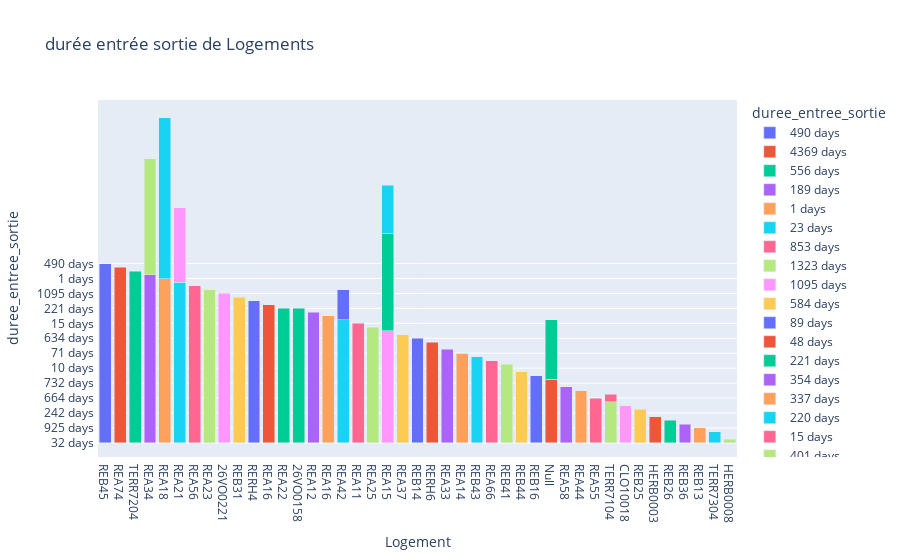

Source (notebook cell):
### Code cell
import pandas as pd
import plotly.express as px
input_file = "durée_entrée_sortie.csv"
df = pd.read_csv(input_file)
#display(df)


fig = px.bar(df,
             x='Logement',
             y='duree_entree_sortie',
             title='durée entrée sortie de Logements',
             color='duree_entree_sortie',
             barmode='stack')

fig.show()

### Figure 1 — Plotly figure (JSON) as saved in the notebook; plotly's stock layout.template omitted (floating-point values rounded to 4 significant figures)
{"data": [{"alignmentgroup": "True", "hovertemplate": "duree_entree_sortie=%{y}<br>Logement=%{x}<extra></extra>", "legendgroup": "490 days ", "marker": {"color": "#636efa"}, "name": "490 days ", "offsetgroup": "490 days ", "orientation": "v", "showlegend": true, "textposition": "auto", "type": "bar", "x": ["REB45     "], "xaxis": "x", "y": ["490 days "], "yaxis": "y"}, {"alignmentgroup": "True", "hovertemplate": "duree_entree_sortie=%{y}<br>Logement=%{x}<extra></extra>", "legendgroup": "4369 days", "marker": {"color": "#EF553B"}, "name": "4369 days", "offsetgroup": "4369 days", "orientation": "v", "showlegend": true, "textposition": "auto", "type": "bar", "x": ["REA74     "], "xaxis": "x", "y": ["4369 days"], "yaxis": "y"}, {"alignmentgroup": "True", "hovertemplate": "duree_entree_sortie=%{y}<br>Logement=%{x}<extra></extra>", "legendgroup": "556 days ", "marker": {"color": "#00cc96"}, "name": "556 days ", "offsetgroup": "556 days ", "orientation": "v", "showlegend": true, "textposition": "auto", "type": "bar", "x": ["TERR7204"], "xaxis": "x", "y": ["556 days "], "yaxis": "y"}, {"alignmentgroup": "True", "hovertemplate": "duree_entree_sortie=%{y}<br>Logement=%{x}<extra></extra>", "legendgroup": "189 days ", "marker": {"color": "#ab63fa"}, "name": "189 days ", "offsetgroup": "189 days ", "orientation": "v", "showlegend": true, "textposition": "auto", "type": "bar", "x": ["REA34     "], "xaxis": "x", "y": ["189 days "], "yaxis": "y"}, {"alignmentgroup": "True", "hovertemplate": "duree_entree_sortie=%{y}<br>Logement=%{x}<extra></extra>", "legendgroup": "1 days ", "marker": {"color": "#FFA15A"}, "name": "1 days ", "offsetgroup": "1 days ", "orientation": "v", "showlegend": true, "textposition": "auto", "type": "bar", "x": ["REA18     "], "xaxis": "x", "y": ["1 days "], "yaxis": "y"}, {"alignmentgroup": "True", "hovertemplate": "duree_entree_sortie=%{y}<br>Logement=%{x}<extra></extra>", "legendgroup": "23 days ", "marker": {"color": "#19d3f3"}, "name": "23 days ", "offsetgroup": "23 days ", "orientation": "v", "showlegend": true, "textposition": "auto", "type": "bar", "x": ["REA18     ", "REA21     "], "xaxis": "x", "y": ["23 days ", "23 days "], "yaxis": "y"}, {"alignmentgroup": "True", "hovertemplate": "duree_entree_sortie=%{y}<br>Logement=%{x}<extra></extra>", "legendgroup": "853 days ", "marker": {"color": "#FF6692"}, "name": "853 days ", "offsetgroup": "853 days ", "orientation": "v", "showlegend": true, "textposition": "auto", "type": "bar", "x": ["REA56     "], "xaxis": "x", "y": ["853 days "], "yaxis": "y"}, {"alignmentgroup": "True", "hovertemplate": "duree_entree_sortie=%{y}<br>Logement=%{x}<extra></extra>", "legendgroup": "1323 days ", "marker": {"color": "#B6E880"}, "name": "1323 days ", "offsetgroup": "1323 days ", "orientation": "v", "showlegend": true, "textposition": "auto", "type": "bar", "x": ["REA23     "], "xaxis": "x", "y": ["1323 days "], "yaxis": "y"}, {"alignmentgroup": "True", "hovertemplate": "duree_entree_sortie=%{y}<br>Logement=%{x}<extra></extra>", "legendgroup": "1095 days ", "marker": {"color": "#FF97FF"}, "name": "1095 days ", "offsetgroup": "1095 days ", "orientation": "v", "showlegend": true, "textposition": "auto", "type": "bar", "x": ["26VO0221"], "xaxis": "x", "y": ["1095 days "], "yaxis": "y"}, {"alignmentgroup": "True", "hovertemplate": "duree_entree_sortie=%{y}<br>Logement=%{x}<extra></extra>", "legendgroup": "584 days ", "marker": {"color": "#FECB52"}, "name": "584 days ", "offsetgroup": "584 days ", "orientation": "v", "showlegend": true, "textposition": "auto", "type": "bar", "x": ["REB31     "], "xaxis": "x", "y": ["584 days "], "yaxis": "y"}, {"alignmentgroup": "True", "hovertemplate": "duree_entree_sortie=%{y}<br>Logement=%{x}<extra></extra>", "legendgroup": "89 days ", "marker": {"color": "#636efa"}, "name": "89 days ", "offsetgroup": "89 days ", "orientation": "v", "showlegend": true, "textposition": "auto", "type": "bar", "x": ["RERH4     "], "xaxis": "x", "y": ["89 days "], "yaxis": "y"}, {"alignmentgroup": "True", "hovertemplate": "duree_entree_sortie=%{y}<br>Logement=%{x}<extra></extra>", "legendgroup": "48 days ", "marker": {"color": "#EF553B"}, "name": "48 days ", "offsetgroup": "48 days ", "orientation": "v", "showlegend": true, "textposition": "auto", "type": "bar", "x": ["REA16     "], "xaxis": "x", "y": ["48 days "], "yaxis": "y"}, {"alignmentgroup": "True", "hovertemplate": "duree_entree_sortie=%{y}<br>Logement=%{x}<extra></extra>", "legendgroup": "221 days ", "marker": {"color": "#00cc96"}, "name": "221 days ", "offsetgroup": "221 days ", "orientation": "v", "showlegend": true, "textposition": "auto", "type": "bar", "x": ["REA22", "26VO0158"], "xaxis": "x", "y": ["221 days ", "221 days "], "yaxis": "y"}, {"alignmentgroup": "True", "hovertemplate": "duree_entree_sortie=%{y}<br>Logement=%{x}<extra></extra>", "legendgroup": "354 days ", "marker": {"color": "#ab63fa"}, "name": "354 days ", "offsetgroup": "354 days ", "orientation": "v", "showlegend": true, "textposition": "auto", "type": "bar", "x": ["REA12     "], "xaxis": "x", "y": ["354 days "], "yaxis": "y"}, {"alignmentgroup": "True", "hovertemplate": "duree_entree_sortie=%{y}<br>Logement=%{x}<extra></extra>", "legendgroup": "337 days ", "marker": {"color": "#FFA15A"}, "name": "337 days ", "offsetgroup": "337 days ", "orientation": "v", "showlegend": true, "textposition": "auto", "type": "bar", "x": ["REA16"], "xaxis": "x", "y": ["337 days "], "yaxis": "y"}, {"alignmentgroup": "True", "hovertemplate": "duree_entree_sortie=%{y}<br>Logement=%{x}<extra></extra>", "legendgroup": "220 days ", "marker": {"color": "#19d3f3"}, "name": "220 days ", "offsetgroup": "220 days ", "orientation": "v", "showlegend": true, "textposition": "auto", "type": "bar", "x": ["REA42"], "xaxis": "x", "y": ["220 days "], "yaxis": "y"}, {"alignmentgroup": "True", "hovertemplate": "duree_entree_sortie=%{y}<br>Logement=%{x}<extra></extra>", "legendgroup": "15 days ", "marker": {"color": "#FF6692"}, "name": "15 days ", "offsetgroup": "15 days ", "orientation": "v", "showlegend": true, "textposition": "auto", "type": "bar", "x": ["REA11     "], "xaxis": "x", "y": ["15 days "], "yaxis": "y"}, {"alignmentgroup": "True", "hovertemplate": "duree_entree_sortie=%{y}<br>Logement=%{x}<extra></extra>", "legendgroup": "401 days ", "marker": {"color": "#B6E880"}, "name": "401 days ", "offsetgroup": "401 days ", "orientation": "v", "showlegend": true, "textposition": "auto", "type": "bar", "x": ["REA34     ", "REA25"], "xaxis": "x", "y": ["401 days ", "401 days "], "yaxis": "y"}, {"alignmentgroup": "True", "hovertemplate": "duree_entree_sortie=%{y}<br>Logement=%{x}<extra></extra>", "legendgroup": "18 days ", "marker": {"color": "#FF97FF"}, "name": "18 days ", "offsetgroup": "18 days ", "orientation": "v", "showlegend": true, "textposition": "auto", "type": "bar", "x": ["REA15     "], "xaxis": "x", "y": ["18 days "], "yaxis": "y"}, {"alignmentgroup": "True", "hovertemplate": "duree_entree_sortie=%{y}<br>Logement=%{x}<extra></extra>", "legendgroup": "91 days ", "marker": {"color": "#FECB52"}, "name": "91 days ", "offsetgroup": "91 days ", "orientation": "v", "showlegend": true, "textposition": "auto", "type": "bar", "x": ["REA37     "], "xaxis": "x", "y": ["91 days "], "yaxis": "y"}, {"alignmentgroup": "True", "hovertemplate": "duree_entree_sortie=%{y}<br>Logement=%{x}<extra></extra>", "legendgroup": "634 days ", "marker": {"color": "#636efa"}, "name": "634 days ", "offsetgroup": "634 days ", "orientation": "v", "showlegend": true, "textposition": "auto", "type": "bar", "x": ["REB14     "], "xaxis": "x", "y": ["634 days "], "yaxis": "y"}, {"alignmentgroup": "True", "hovertemplate": "duree_entree_sortie=%{y}<br>Logement=%{x}<extra></extra>", "legendgroup": "43 days ", "marker": {"color": "#EF553B"}, "name": "43 days ", "offsetgroup": "43 days ", "orientation": "v", "showlegend": true, "textposition": "auto", "type": "bar", "x": ["RERH6"], "xaxis": "x", "y": ["43 days "], "yaxis": "y"}, {"alignmentgroup": "True", "hovertemplate": "duree_entree_sortie=%{y}<br>Logement=%{x}<extra></extra>", "legendgroup": "24 days ", "marker": {"color": "#00cc96"}, "name": "24 days ", "offsetgroup": "24 days ", "orientation": "v", "showlegend": true, "textposition": "auto", "type": "bar", "x": ["REA15     "], "xaxis": "x", "y": ["24 days "], "yaxis": "y"}, {"alignmentgroup": "True", "hovertemplate": "duree_entree_sortie=%{y}<br>Logement=%{x}<extra></extra>", "legendgroup": "627 days ", "marker": {"color": "#ab63fa"}, "name": "627 days ", "offsetgroup": "627 days ", "orientation": "v", "showlegend": true, "textposition": "auto", "type": "bar", "x": ["REA33     "], "xaxis": "x", "y": ["627 days "], "yaxis": "y"}, {"alignmentgroup": "True", "hovertemplate": "duree_entree_sortie=%{y}<br>Logement=%{x}<extra></extra>", "legendgroup": "71 days ", "marker": {"color": "#FFA15A"}, "name": "71 days ", "offsetgroup": "71 days ", "orientation": "v", "showlegend": true, "textposition": "auto", "type": "bar", "x": ["REA14     "], "xaxis": "x", "y": ["71 days "], "yaxis": "y"}, {"alignmentgroup": "True", "hovertemplate": "duree_entree_sortie=%{y}<br>Logement=%{x}<extra></extra>", "legendgroup": "760 days ", "marker": {"color": "#19d3f3"}, "name": "760 days ", "offsetgroup": "760 days ", "orientation": "v", "showlegend": true, "textposition": "auto", "type": "bar", "x": ["REB43     "], "xaxis": "x", "y": ["760 days "], "yaxis": "y"}, {"alignmentgroup": "True", "hovertemplate": "duree_entree_sortie=%{y}<br>Logement=%{x}<extra></extra>", "legendgroup": "522 days ", "marker": {"color": "#FF6692"}, "name": "522 days ", "offsetgroup": "522 days ", "orientation": "v", "showlegend": true, "textposition": "auto", "type": "bar", "x": ["REA66     "], "xaxis": "x", "y": ["522 days "], "yaxis": "y"}, {"alignmentgroup": "True", "hovertemplate": "duree_entree_sortie=%{y}<br>Logement=%{x}<extra></extra>", "legendgroup": "767 days ", "marker": {"color": "#B6E880"}, "name": "767 days ", "offsetgroup": "767 days ", "orientation": "v", "showlegend": true, "textposition": "auto", "type": "bar", "x": ["REB41     "], "xaxis": "x", "y": ["767 days "], "yaxis": "y"}, {"alignmentgroup": "True", "hovertemplate": "duree_entree_sortie=%{y}<br>Logement=%{x}<extra></extra>", "legendgroup": "10 days ", "marker": {"color": "#FF97FF"}, "name": "10 days ", "offsetgroup": "10 days ", "orientation": "v", "showlegend": true, "textposition": "auto", "type": "bar", "x": ["REA21     "], "xaxis": "x", "y": ["10 days "], "yaxis": "y"}, {"alignmentgroup": "True", "hovertemplate": "duree_entree_sortie=%{y}<br>Logement=%{x}<extra></extra>", "legendgroup": "312 days ", "marker": {"color": "#FECB52"}, "name": "312 days ", "offsetgroup": "312 days ", "orientation": "v", "showlegend": true, "textposition": "auto", "type": "bar", "x": ["REB44     "], "xaxis": "x", "y": ["312 days "], "yaxis": "y"}, {"alignmentgroup": "True", "hovertemplate": "duree_entree_sortie=%{y}<br>Logement=%{x}<extra></extra>", "legendgroup": "457 days ", "marker": {"color": "#636efa"}, "name": "457 days ", "offsetgroup": "457 days ", "orientation": "v", "showlegend": true, "textposition": "auto", "type": "bar", "x": ["REB16     "], "xaxis": "x", "y": ["457 days "], "yaxis": "y"}, {"alignmentgroup": "True", "hovertemplate": "duree_entree_sortie=%{y}<br>Logement=%{x}<extra></extra>", "legendgroup": "732 days", "marker": {"color": "#EF553B"}, "name": "732 days", "offsetgroup": "732 days", "orientation": "v", "showlegend": true, "textposition": "auto", "type": "bar", "x": ["Null"], "xaxis": "x", "y": ["732 days"], "yaxis": "y"}, {"alignmentgroup": "True", "hovertemplate": "duree_entree_sortie=%{y}<br>Logement=%{x}<extra></extra>", "legendgroup": "732 days ", "marker": {"color": "#00cc96"}, "name": "732 days ", "offsetgroup": "732 days ", "orientation": "v", "showlegend": true, "textposition": "auto", "type": "bar", "x": ["Null"], "xaxis": "x", "y": ["732 days "], "yaxis": "y"}, {"alignmentgroup": "True", "hovertemplate": "duree_entree_sortie=%{y}<br>Logement=%{x}<extra></extra>", "legendgroup": "729 days ", "marker": {"color": "#ab63fa"}, "name": "729 days ", "offsetgroup": "729 days ", "orientation": "v", "showlegend": true, "textposition": "auto", "type": "bar", "x": ["REA58     "], "xaxis": "x", "y": ["729 days "], "yaxis": "y"}, {"alignmentgroup": "True", "hovertemplate": "duree_entree_sortie=%{y}<br>Logement=%{x}<extra></extra>", "legendgroup": "1420 days ", "marker": {"color": "#FFA15A"}, "name": "1420 days ", "offsetgroup": "1420 days ", "orientation": "v", "showlegend": true, "textposition": "auto", "type": "bar", "x": ["REA44     "], "xaxis": "x", "y": ["1420 days "], "yaxis": "y"}, {"alignmentgroup": "True", "hovertemplate": "duree_entree_sortie=%{y}<br>Logement=%{x}<extra></extra>", "legendgroup": "14 days ", "marker": {"color": "#19d3f3"}, "name": "14 days ", "offsetgroup": "14 days ", "orientation": "v", "showlegend": true, "textposition": "auto", "type": "bar", "x": ["REA15     "], "xaxis": "x", "y": ["14 days "], "yaxis": "y"}, {"alignmentgroup": "True", "hovertemplate": "duree_entree_sortie=%{y}<br>Logement=%{x}<extra></extra>", "legendgroup": "664 days ", "marker": {"color": "#FF6692"}, "name": "664 days ", "offsetgroup": "664 days ", "orientation": "v", "showlegend": true, "textposition": "auto", "type": "bar", "x": ["REA55     "], "xaxis": "x", "y": ["664 days "], "yaxis": "y"}, {"alignmentgroup": "True", "hovertemplate": "duree_entree_sortie=%{y}<br>Logement=%{x}<extra></extra>", "legendgroup": "794 days ", "marker": {"color": "#B6E880"}, "name": "794 days ", "offsetgroup": "794 days ", "orientation": "v", "showlegend": true, "textposition": "auto", "type": "bar", "x": ["TERR7104"], "xaxis": "x", "y": ["794 days "], "yaxis": "y"}, {"alignmentgroup": "True", "hovertemplate": "duree_entree_sortie=%{y}<br>Logement=%{x}<extra></extra>", "legendgroup": "1795 days", "marker": {"color": "#FF97FF"}, "name": "1795 days", "offsetgroup": "1795 days", "orientation": "v", "showlegend": true, "textposition": "auto", "type": "bar", "x": ["CLO10018"], "xaxis": "x", "y": ["1795 days"], "yaxis": "y"}, {"alignmentgroup": "True", "hovertemplate": "duree_entree_sortie=%{y}<br>Logement=%{x}<extra></extra>", "legendgroup": "2622 days ", "marker": {"color": "#FECB52"}, "name": "2622 days ", "offsetgroup": "2622 days ", "orientation": "v", "showlegend": true, "textposition": "auto", "type": "bar", "x": ["REB25     "], "xaxis": "x", "y": ["2622 days "], "yaxis": "y"}, {"alignmentgroup": "True", "hovertemplate": "duree_entree_sortie=%{y}<br>Logement=%{x}<extra></extra>", "legendgroup": "242 days ", "marker": {"color": "#636efa"}, "name": "242 days ", "offsetgroup": "242 days ", "orientation": "v", "showlegend": true, "textposition": "auto", "type": "bar", "x": ["REA42"], "xaxis": "x", "y": ["242 days "], "yaxis": "y"}, {"alignmentgroup": "True", "hovertemplate": "duree_entree_sortie=%{y}<br>Logement=%{x}<extra></extra>", "legendgroup": "1402 days ", "marker": {"color": "#EF553B"}, "name": "1402 days ", "offsetgroup": "1402 days ", "orientation": "v", "showlegend": true, "textposition": "auto", "type": "bar", "x": ["HERB0003"], "xaxis": "x", "y": ["1402 days "], "yaxis": "y"}, {"alignmentgroup": "True", "hovertemplate": "duree_entree_sortie=%{y}<br>Logement=%{x}<extra></extra>", "legendgroup": "961 days ", "marker": {"color": "#00cc96"}, "name": "961 days ", "offsetgroup": "961 days ", "orientation": "v", "showlegend": true, "textposition": "auto", "type": "bar", "x": ["REB26     "], "xaxis": "x", "y": ["961 days "], "yaxis": "y"}, {"alignmentgroup": "True", "hovertemplate": "duree_entree_sortie=%{y}<br>Logement=%{x}<extra></extra>", "legendgroup": "1525 days ", "marker": {"color": "#ab63fa"}, "name": "1525 days ", "offsetgroup": "1525 days ", "orientation": "v", "showlegend": true, "textposition": "auto", "type": "bar", "x": ["REB36     "], "xaxis": "x", "y": ["1525 days "], "yaxis": "y"}, {"alignmentgroup": "True", "hovertemplate": "duree_entree_sortie=%{y}<br>Logement=%{x}<extra></extra>", "legendgroup": "925 days ", "marker": {"color": "#FFA15A"}, "name": "925 days ", "offsetgroup": "925 days ", "orientation": "v", "showlegend": true, "textposition": "auto", "type": "bar", "x": ["REB13     "], "xaxis": "x", "y": ["925 days "], "yaxis": "y"}, {"alignmentgroup": "True", "hovertemplate": "duree_entree_sortie=%{y}<br>Logement=%{x}<extra></extra>", "legendgroup": "4342 days ", "marker": {"color": "#19d3f3"}, "name": "4342 days ", "offsetgroup": "4342 days ", "orientation": "v", "showlegend": true, "textposition": "auto", "type": "bar", "x": ["TERR7304"], "xaxis": "x", "y": ["4342 days "], "yaxis": "y"}, {"alignmentgroup": "True", "hovertemplate": "duree_entree_sortie=%{y}<br>Logement=%{x}<extra></extra>", "legendgroup": "1802 days ", "marker": {"color": "#FF6692"}, "name": "1802 days ", "offsetgroup": "1802 days ", "orientation": "v", "showlegend": true, "textposition": "auto", "type": "bar", "x": ["TERR7104"], "xaxis": "x", "y": ["1802 days "], "yaxis": "y"}, {"alignmentgroup": "True", "hovertemplate": "duree_entree_sortie=%{y}<br>Logement=%{x}<extra></extra>", "legendgroup": "525 days ", "marker": {"color": "#B6E880"}, "name": "525 days ", "offsetgroup": "525 days ", "orientation": "v", "showlegend": true, "textposition": "auto", "type": "bar", "x": ["HERB0008"], "xaxis": "x", "y": ["525 days "], "yaxis": "y"}, {"alignmentgroup": "True", "hovertemplate": "duree_entree_sortie=%{y}<br>Logement=%{x}<extra></extra>", "legendgroup": "32 days ", "marker": {"color": "#FF97FF"}, "name": "32 days ", "offsetgroup": "32 days ", "orientation": "v", "showlegend": true, "textposition": "auto", "type": "bar", "x": ["REA14     "], "xaxis": "x", "y": ["32 days "], "yaxis": "y"}], "layout": {"barmode": "stack", "legend": {"title": {"text": "duree_entree_sortie"}, "tracegroupgap": 0}, "title": {"text": "durée entrée sortie de Logements"}, "xaxis": {"anchor": "y", "domain": [0, 1], "title": {"text": "Logement"}}, "yaxis": {"anchor": "x", "categoryarray": ["32 days ", "525 days ", "1802 days ", "4342 days ", "925 days ", "1525 days ", "961 days ", "1402 days ", "242 days ", "2622 days ", "1795 days", "794 days ", "664 days ", "14 days ", "1420 days ", "729 days ", "732 days ", "732 days", "457 days ", "312 days ", "10 days ", "767 days ", "522 days ", "760 days ", "71 days ", "627 days ", "24 days ", "43 days ", "634 days ", "91 days ", "18 days ", "401 days ", "15 days ", "220 days ", "337 days ", "354 days ", "221 days ", "48 days ", "89 days ", "584 days ", "1095 days ", "1323 days ", "853 days ", "23 days ", "1 days ", "189 days ", "556 days ", "4369 days", "490 days "], "categoryorder": "array", "domain": [0, 1], "title": {"text": "duree_entree_sortie"}}}}
